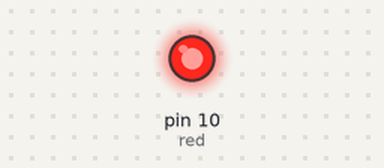
A sketch run on a simulated Arduino Uno, built with avr-gcc and run on an emulated ATmega328P. Parts: output pins drawn as LEDs (lit = HIGH).

Above: at 0.1 s.
Timing chart, 0 to 1.6 s (numbered marks = the images above):
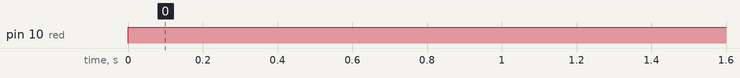

Measured:
- by itself, pin 10 (red): LOW → HIGH at 0.00 s

The sketch:

traffic-lights.ino
```cpp
// name of ports =>
int red = 10;
//int yellow = 9;
//int green = 8;

void setup() {
  //quais portas vamos usar no arduino...
  pinMode(red, OUTPUT);
  //pinMode(yellow, OUTPUT);
  //pinMode(green, OUTPUT);
}

void loop() {
  digitalWrite(red, HIGH);

}
```
